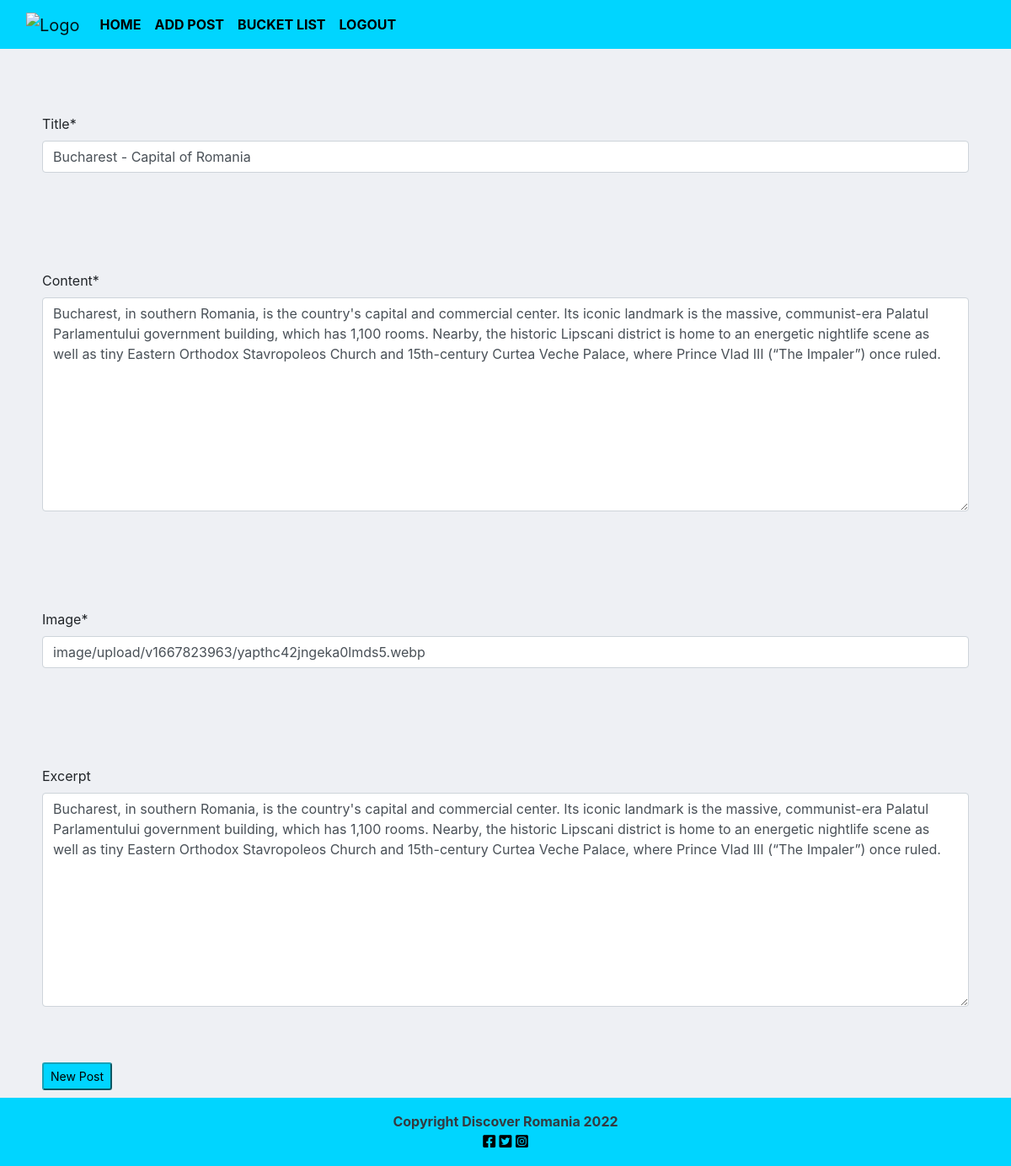
The app's page /bucharest-capital-of-romania/update/ (signed in) with its own data.
### blog/models.py (models this page shows, shortened)
class Post(models.Model):
    title = models.CharField(max_length=200, unique=True)
    slug = models.SlugField(max_length=200, unique=True)
    author = models.ForeignKey(
        User, on_delete=models.CASCADE, related_name="blog_posts"
    )
    featured_image = CloudinaryField('image', default='placeholder')
    excerpt = models.TextField(blank=True)
    updated_on = models.DateTimeField(auto_now=True)
    content = models.TextField()
    created_on = models.DateTimeField(auto_now_add=True)
    status = models.IntegerField(choices=STATUS, default=0)
    likes = models.ManyToManyField(
        User, related_name='blogpost_like', blank=True)
    class Meta:
        ordering = ["-created_on"]

### blog/views.py (the view, shortened to what this page needs)
# urls.py: path('<slug:slug>/update/', UpdatePostView.as_view(), name='post-update'),
class UpdatePostView(UserPassesTestMixin, LoginRequiredMixin, SuccessMessageMixin, UpdateView):
    model = Post
    template_name = "add_post.html"
    fields = ['title', 'content', 'featured_image', 'excerpt']
    success_url = reverse_lazy('home')
    success_message = ("Your Post has been updated")
    def test_func(self):
        post = self.get_object()
        if self.request.user == post.author:
            return True
        return False

### templates/add_post.html (shortened to what this page needs)
{% extends 'base.html' %}
{% load crispy_forms_tags %}
{% block content%}
<div>
    <form action ='' method ="POST"  enctype="multipart/form-data">
        {{ form | crispy }}
    <button class= "btn-sm btn-info mb-2" type="submit">New Post</button>
</form>
</div>
{% endblock %} -->

### static/css/style.css (style rules this page uses)
body { background-color: #EEF0F4; }
.form-group { padding-top: 50px; padding-left: 50px; padding-bottom: 50px; padding-right: 50px; }
.btn-info { margin-left: 50px; background-color: #00D5FF; color: #000000; }
.main-bg { background-color: #EEF0F4; }

### records on screen
Post: title "Bucharest - Capital of Romania", content "Bucharest, in southern Romania, is the country's capital and commercial center. Its iconic landmark is the massive, communist-era Palatul Parlamentului government building, which has 1,100 rooms. Nearby, the historic Lipscani district is home to an energetic nightlife scene as well as tiny Eastern Orthodox Stavropoleos Church and 15th-century Curtea Veche Palace, where Prince Vlad III (“The Impaler”) once ruled.", featured_image "image/upload/v1667823963/yapthc42jngeka0lmds5.webp", excerpt "Bucharest, in southern Romania, is the country's capital and commercial center. Its iconic landmark is the massive, communist-era Palatul Parlamentului government building, which has 1,100 rooms. Nearby, the historic Lipscani district is home to an energetic nightlife scene as well as tiny Eastern Orthodox Stavropoleos Church and 15th-century Curtea Veche Palace, where Prince Vlad III (“The Impaler”) once ruled."
